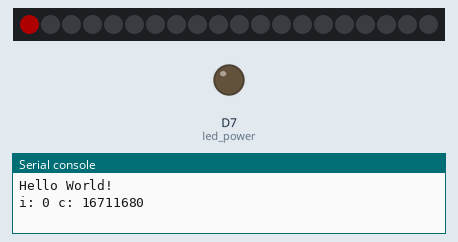
Simulated run of this program. Board: CircuitPython board. Shown: 20 RGB LEDs in strip order, left to right, output pins drawn as LEDs (lit = HIGH), the last lines printed to the serial console. Dim RGB values are drawn brighter than linear.

Above: at 0.15 s.
At 5.59 s:
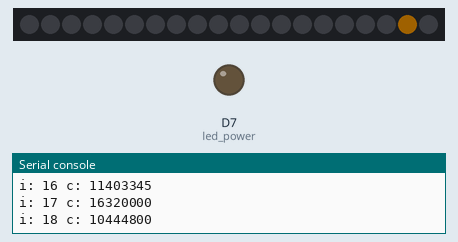
At 9.83 s:
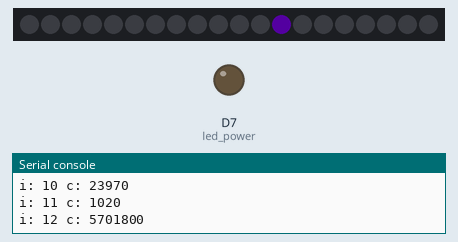
At 19.8 s:
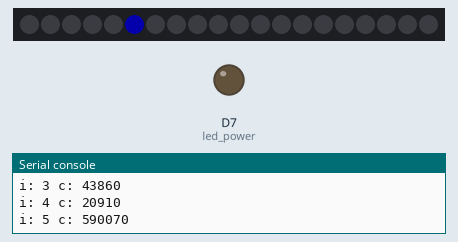
At 29.17 s:
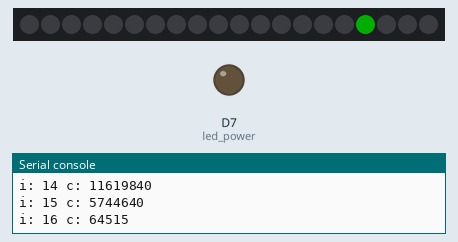
At 39.76 s:
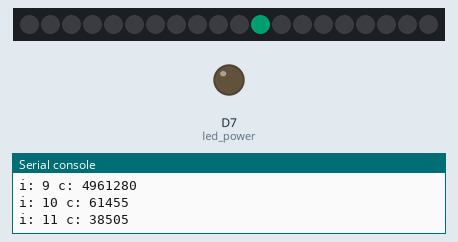

The program:

code_ledtest.py
```python
# (licence header left out)
print("Hello World!")

import time, board, digitalio, neopixel, rainbowio

# sketchingpad_proto2 -> XIAO nRF52840:
#   LED_DAT   = D6
#   LED_POWER = D7, P-FET gate: low = rail on
LED_PIN = board.D6
LED_POWER_PIN = board.D7
NUM_LEDS = 20

# The LED rail hangs off a P-FET whose gate is pulled up to its source, so
# the rail is OFF until D7 is driven low.  Without this the LEDs never light.
led_power = digitalio.DigitalInOut(LED_POWER_PIN)
led_power.switch_to_output(value=False)
time.sleep(0.002)  # let ~2 uF of rail decoupling settle before clocking data

leds = neopixel.NeoPixel(LED_PIN, NUM_LEDS, brightness=0.2)
leds.fill(0)

i = 0
while True:
    leds.fill(0)
    c = rainbowio.colorwheel( time.monotonic()*100 )
    print("i:", i, "c:", c)
    leds[i] = c
    i = (i + 1) % NUM_LEDS
    time.sleep(0.3)
```
